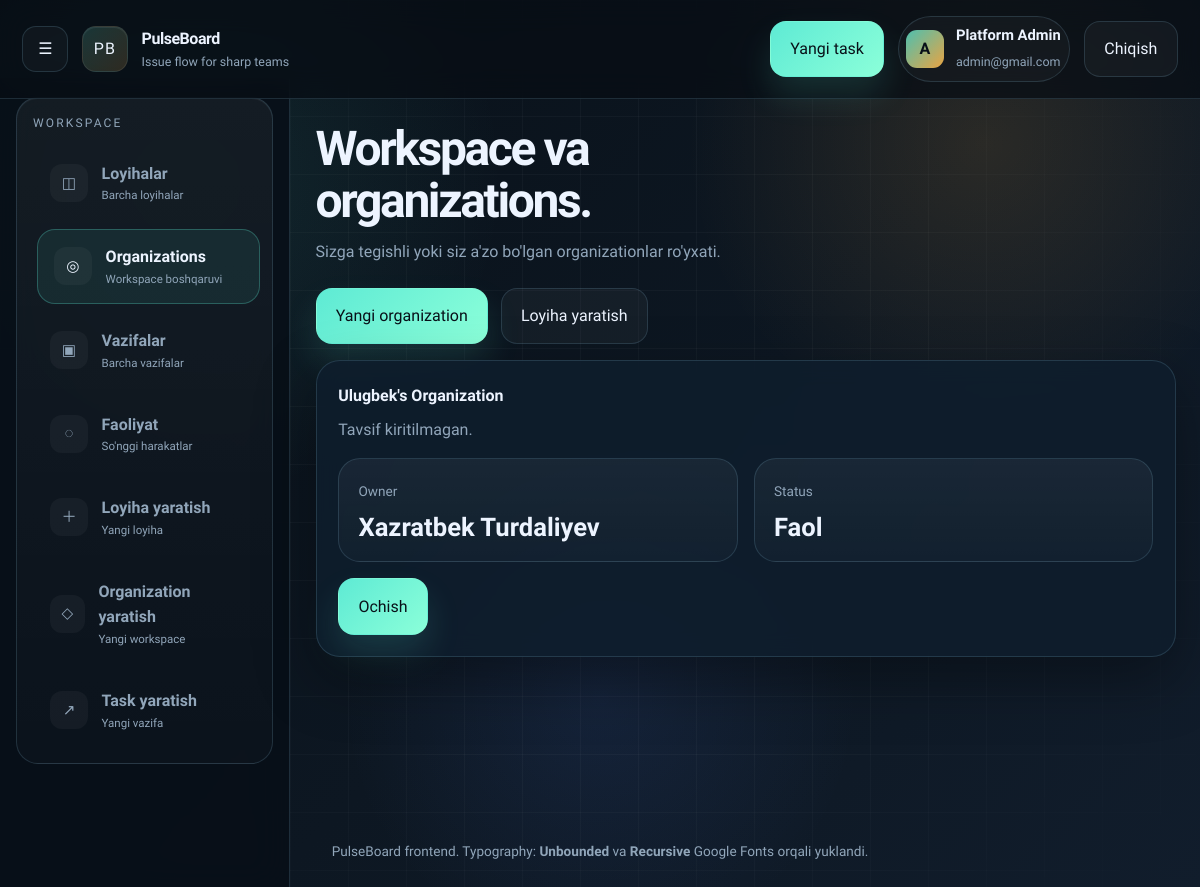
The page /organizations/ (signed in) on the database its author committed.
### accounts/models.py (models this page shows, shortened)
class CustomUser(AbstractUser):
    email = models.EmailField(unique=True)
    created_at = models.DateTimeField(auto_now_add=True)
    class Meta:
        ordering = ["-id"]
        db_table = "customuser"
        verbose_name = "Foydalanuvchi"
        verbose_name_plural = "Foydalanuvchilar"

### organization/models.py (models this page shows, shortened)
class Organization(models.Model):
    name = models.CharField(max_length=100, db_index=True)
    slug = models.SlugField(unique=True)
    owner = models.ForeignKey(CustomUser, on_delete=models.CASCADE)
    description = models.TextField(blank=True)
    is_active = models.BooleanField(default=True)
    logo = models.ImageField(upload_to="organization/logo/%Y/%m/%d/", null=True, blank=True)
    website_url = models.URLField(null=True, blank=True)
    phone = models.CharField(max_length=30,blank=True)
    email = models.EmailField(max_length=150, blank=True, db_index=True)
    created_at = models.DateTimeField(auto_now_add=True)
    updated_at =models.DateTimeField(auto_now=True)
    def get_absolute_url(self):
        return reverse("organization-detail", kwargs={"pk": self.pk})
    def user_role(self, user):
        if not user or not user.is_authenticated:
            return None
        if self.owner_id == user.id:
            return RoleChoice.OWNER
        membership = self.memberships.filter(user=user, is_active=True).values_list("role", flat=True).first()
        return membership
    def can_manage(self, user):
        return self.user_role(user) in {
            RoleChoice.OWNER,
            RoleChoice.ADMIN,
            RoleChoice.MANAGER,
        }
    class Meta:
        db_table = 'organization'
        ordering = ["-id"]
        verbose_name = "Organizatsiya"
        verbose_name_plural = "Organizatsiyalar"

### organization/views.py (the view)
# urls.py: path("", OrganizationListView.as_view(), name="organization-list"),
class OrganizationListView(LoginRequiredMixin, ListView):
    model = Organization
    template_name = "organization/list.html"
    context_object_name = "organizations"
    def get_queryset(self):
        return (
            Organization.objects.filter(
                Q(owner=self.request.user) | Q(memberships__user=self.request.user, memberships__is_active=True)
            )
            .distinct()
            .select_related("owner")
        )
    def get_context_data(self, **kwargs):
        context = super().get_context_data(**kwargs)
        context["manageable_org_ids"] = {
            organization.id for organization in context["organizations"] if organization.can_manage(self.request.user)
        }
        return context

### templates/organization/list.html (shortened to what this page needs)
{% extends "base.html" %}
{% block content %}
<section class="page-header stagger">
    <h1 class="page-title">Workspace va organizations.</h1>
    <p class="page-subtitle">Sizga tegishli yoki siz a'zo bo'lgan organizationlar ro'yxati.</p>
</section>
<section class="button-row stagger" style="margin-bottom: 1rem;">
    <a href="{% url 'organization-create' %}" class="btn btn-primary">Yangi organization</a>
    <a href="{% url 'project-create' %}" class="btn btn-secondary">Loyiha yaratish</a>
</section>
{% if organizations %}
<section class="grid stagger">
    {% for organization in organizations %}
    <article class="panel">
        <h2 class="card-title">{{ organization.name }}</h2>
        <p class="card-text">{{ organization.description|default:"Tavsif kiritilmagan." }}</p>
        <div class="grid" style="margin-top: 1rem;">
            <div class="stat-card">
                <span>Owner</span>
                <strong>{{ organization.owner.get_full_name|default:organization.owner.username }}</strong>
            </div>
            <div class="stat-card">
                <span>Status</span>
                <strong>{% if organization.is_active %}Faol{% else %}Nofaol{% endif %}</strong>
            </div>
        </div>
        <div class="button-row" style="margin-top: 1rem;">
            <a href="{{ organization.get_absolute_url }}" class="btn btn-primary">Ochish</a>
        </div>
    </article>
    {% endfor %}
</section>
{% else %}
<section class="panel empty-state stagger">
    <h2 class="card-title">Organization topilmadi.</h2>
    <p>Hozircha sizga tegishli workspace yo'q.</p>
    <a href="{% url 'organization-create' %}" class="btn btn-primary">Organization yaratish</a>
</section>
{% endif %}
{% endblock content %}

### templates/base.html (shortened to what this page needs)
<!DOCTYPE html>
<html lang="uz">
<head>
</head>
<body>
    <div class="page-shell">
        <header class="topbar">
            <div class="brand-row">
                <button class="menu-toggle {% if not user.is_authenticated %}hidden{% endif %}" id="sidebarToggle" type="button" aria-label="Sidebar toggle">
                    <span>☰</span>
                </button>
                <div class="brand-mark">PB</div>
                <div class="brand-copy">
                    <a href="{% url 'home' %}" class="brand-link">PulseBoard</a>
                    <span class="brand-subtitle">Issue flow for sharp teams</span>
                </div>
            </div>
            <div class="topbar-actions">
                {% if user.is_authenticated %}
                    <a href="{% url 'task-create' %}" class="btn btn-primary">Yangi task</a>
                    <div class="user-chip">
                        <div class="avatar">{{ user.username|first|upper }}</div>
                        <div class="user-copy">
                            <strong>{{ user.get_full_name|default:user.username }}</strong>
                            <span>{{ user.email|default:"Jamoa a'zosi" }}</span>
                        </div>
                    </div>
                    <form action="{% url 'logout' %}" method="post" style="display:inline;">
                        <button type="submit" class="btn btn-secondary">Chiqish</button>
                    </form>
                {% else %}
                    <a href="{% url 'login' %}" class="btn btn-secondary">Kirish</a>
                    <a href="{% url 'signup' %}" class="btn btn-primary">Boshlash</a>
                {% endif %}
            </div>
        </header>
        <div class="shell">
            {% if user.is_authenticated %}
            <aside class="sidebar" id="appSidebar">
                <div class="sidebar-card">
                    <div class="sidebar-label">Workspace</div>
                    <nav class="nav-list">
                        <a class="nav-link " href="{% url 'project-list' %}">
                            <span class="nav-icon">◫</span>
                            <span class="nav-copy"><strong>Loyihalar</strong><small>Barcha loyihalar</small></span>
                        </a>
                        <a class="nav-link {% if request.resolver_match.url_name == 'organization-list' or request.resolver_match.url_name == 'organization-detail' or request.resolver_match.url_name == 'organization-create' or request.resolver_match.url_name == 'organization-update' %}active{% endif %}" href="{% url 'organization-list' %}">
                            <span class="nav-icon">◎</span>
                            <span class="nav-copy"><strong>Organizations</strong><small>Workspace boshqaruvi</small></span>
                        </a>
                        <a class="nav-link " href="{% url 'task-list' %}">
                            <span class="nav-icon">▣</span>
                            <span class="nav-copy"><strong>Vazifalar</strong><small>Barcha vazifalar</small></span>
                        </a>
                        {% if user.is_superuser %}
                        <a class="nav-link {% if request.resolver_match.url_name == 'activity-feed' %}active{% endif %}" href="{% url 'activity-feed' %}">
                            <span class="nav-icon">◌</span>
                            <span class="nav-copy"><strong>Faoliyat</strong><small>So'nggi harakatlar</small></span>
                        </a>
                        {% endif %}
                        <a class="nav-link" href="{% url 'project-create' %}">
                            <span class="nav-icon">＋</span>
                            <span class="nav-copy"><strong>Loyiha yaratish</strong><small>Yangi loyiha</small></span>
                        </a>
                        <a class="nav-link" href="{% url 'organization-create' %}">
                            <span class="nav-icon">◇</span>
                            <span class="nav-copy"><strong>Organization yaratish</strong><small>Yangi workspace</small></span>
                        </a>
                        <a class="nav-link" href="{% url 'task-create' %}">
                            <span class="nav-icon">↗</span>
                            <span class="nav-copy"><strong>Task yaratish</strong><small>Yangi vazifa</small></span>
                        </a>
                    </nav>
                </div>
            </aside>
            {% endif %}
            <main class="content {% if not user.is_authenticated %}expanded{% endif %}" id="appContent">
                <div class="content-inner">
                    {% block content %}{% endblock content %}
                </div>
            </main>
        </div>
        <footer>
            PulseBoard frontend. Typography: <strong>Unbounded</strong> va <strong>Recursive</strong> Google Fonts orqali yuklandi.
        </footer>
    </div>
</body>
</html>

### rows shown on the page
CustomUser: username|first "A", get_full_name "Platform Admin", email "admin@gmail.com"
Organization: name "Ulugbek's Organization", description "Tavsif kiritilmagan.", owner.get_full_name "Xazratbek Turdaliyev", is_active "Faol"
